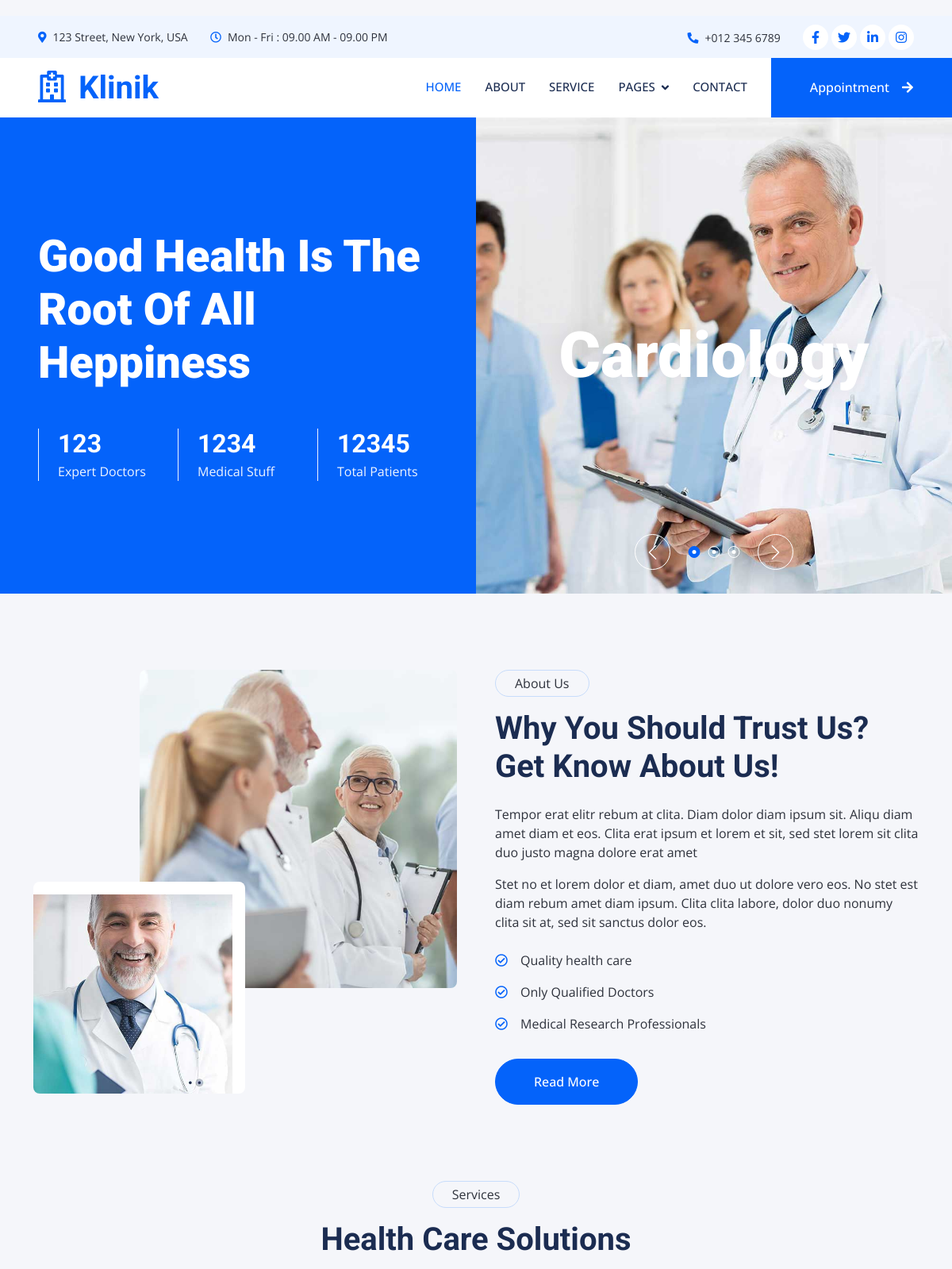
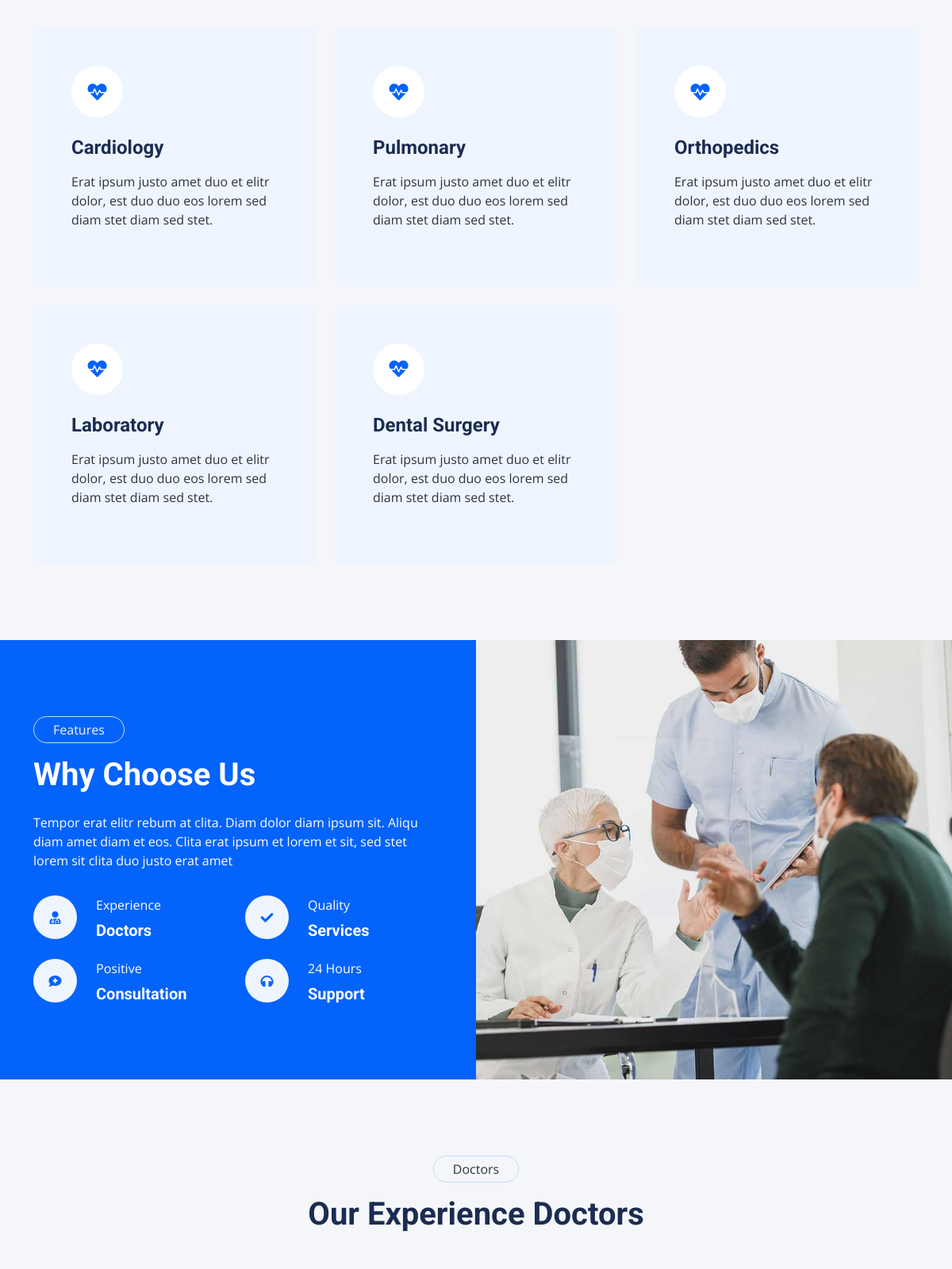
The page / (upper part) on the database its author committed (2 pictures, top to bottom).
### Doctors/models.py (models this page shows)
class Department(models.Model):
    title = models.CharField(max_length=100)
    description = models.TextField()
    def __str__(self):
        return self.title

### home/views.py (the view)
# urls.py: path('', views.home, name='home')
def home(request):
    doctor = Doctor.objects.all()
    department = Department.objects.all()
    return render(request,'home/index.html',{'doctor':doctor,'department':department})

### home/templates/home/index.html (shortened to what this page needs)
{% extends 'base.html' %}
{% load static %}
{% block main %}
<div class="container-fluid header bg-primary p-0 mb-5">
    <div class="row g-0 align-items-center flex-column-reverse flex-lg-row">
        <div class="col-lg-6 p-5 wow fadeIn" data-wow-delay="0.1s">
            <h1 class="display-4 text-white mb-5">Good Health Is The Root Of All Heppiness</h1>
            <div class="row g-4">
                <div class="col-sm-4">
                    <div class="border-start border-light ps-4">
                        <h2 class="text-white mb-1" data-toggle="counter-up">123</h2>
                        <p class="text-light mb-0">Expert Doctors</p>
                    </div>
                </div>
                <div class="col-sm-4">
                    <div class="border-start border-light ps-4">
                        <h2 class="text-white mb-1" data-toggle="counter-up">1234</h2>
                        <p class="text-light mb-0">Medical Stuff</p>
                    </div>
                </div>
                <div class="col-sm-4">
                    <div class="border-start border-light ps-4">
                        <h2 class="text-white mb-1" data-toggle="counter-up">12345</h2>
                        <p class="text-light mb-0">Total Patients</p>
                    </div>
                </div>
            </div>
        </div>
        <div class="col-lg-6 wow fadeIn" data-wow-delay="0.5s">
            <div class="owl-carousel header-carousel">
                <div class="owl-carousel-item position-relative">
                    <img class="img-fluid" src="{% static 'img/carousel-1.jpg' %}" alt="">
                    <div class="owl-carousel-text">
                        <h1 class="display-1 text-white mb-0">Cardiology</h1>
                    </div>
                </div>
            </div>
        </div>
    </div>
</div>
<div class="container-xxl py-5">
    <div class="container">
        <div class="row g-5">
            <div class="col-lg-6 wow fadeIn" data-wow-delay="0.1s">
                <div class="d-flex flex-column">
                    <img class="img-fluid rounded w-75 align-self-end" src="{% static 'img/about-1.jpg' %}" alt="">
                    <img class="img-fluid rounded w-50 bg-white pt-3 pe-3" src="{% static 'img/about-2.jpg' %}" alt=""
                         style="margin-top: -25%;">
                </div>
            </div>
            <div class="col-lg-6 wow fadeIn" data-wow-delay="0.5s">
                <p class="d-inline-block border rounded-pill py-1 px-4">About Us</p>
                <h1 class="mb-4">Why You Should Trust Us? Get Know About Us!</h1>
                <p>Tempor erat elitr rebum at clita. Diam dolor diam ipsum sit. Aliqu diam amet diam et eos. Clita erat
                    ipsum et lorem et sit, sed stet lorem sit clita duo justo magna dolore erat amet</p>
                <p class="mb-4">Stet no et lorem dolor et diam, amet duo ut dolore vero eos. No stet est diam rebum amet
                    diam ipsum. Clita clita labore, dolor duo nonumy clita sit at, sed sit sanctus dolor eos.</p>
                <p><i class="far fa-check-circle text-primary me-3"></i>Quality health care</p>
                <p><i class="far fa-check-circle text-primary me-3"></i>Only Qualified Doctors</p>
                <p><i class="far fa-check-circle text-primary me-3"></i>Medical Research Professionals</p>
                <a class="btn btn-primary rounded-pill py-3 px-5 mt-3" href="">Read More</a>
            </div>
        </div>
    </div>
</div>
<div class="container-xxl py-5">
    <div class="container">
        <div class="text-center mx-auto mb-5 wow fadeInUp" data-wow-delay="0.1s" style="max-width: 600px;">
            <p class="d-inline-block border rounded-pill py-1 px-4">Services</p>
            <h1>Health Care Solutions</h1>
        </div>
        <div class="row g-4">
            {% for item in department %}
                <div class="col-lg-4 col-md-6 wow fadeInUp" data-wow-delay="0.1s">
                <div class="service-item bg-light rounded h-100 p-5">
                    <div class="d-inline-flex align-items-center justify-content-center bg-white rounded-circle mb-4"
                         style="width: 65px; height: 65px;">
                        <i class="fa fa-heartbeat text-primary fs-4"></i>
                    </div>
                    <h4 class="mb-3">{{ item.title }}</h4>
                    <p class="mb-4">Erat ipsum justo amet duo et elitr dolor, est duo duo eos lorem sed diam stet diam
                        sed stet.</p>
                </div>
            </div>
            {% endfor %}
        </div>
    </div>
</div>
<div class="container-fluid bg-primary overflow-hidden my-5 px-lg-0">
    <div class="container feature px-lg-0">
        <div class="row g-0 mx-lg-0">
            <div class="col-lg-6 feature-text py-5 wow fadeIn" data-wow-delay="0.1s">
                <div class="p-lg-5 ps-lg-0">
                    <p class="d-inline-block border rounded-pill text-light py-1 px-4">Features</p>
                    <h1 class="text-white mb-4">Why Choose Us</h1>
                    <p class="text-white mb-4 pb-2">Tempor erat elitr rebum at clita. Diam dolor diam ipsum sit. Aliqu
                        diam amet diam et eos. Clita erat ipsum et lorem et sit, sed stet lorem sit clita duo justo erat
                        amet</p>
                    <div class="row g-4">
                        <div class="col-6">
                            <div class="d-flex align-items-center">
                                <div class="d-flex flex-shrink-0 align-items-center justify-content-center rounded-circle bg-light"
                                     style="width: 55px; height: 55px;">
                                    <i class="fa fa-user-md text-primary"></i>
                                </div>
                                <div class="ms-4">
                                    <p class="text-white mb-2">Experience</p>
                                    <h5 class="text-white mb-0">Doctors</h5>
                                </div>
                            </div>
                        </div>
                        <div class="col-6">
                            <div class="d-flex align-items-center">
                                <div class="d-flex flex-shrink-0 align-items-center justify-content-center rounded-circle bg-light"
                                     style="width: 55px; height: 55px;">
                                    <i class="fa fa-check text-primary"></i>
                                </div>
                                <div class="ms-4">
                                    <p class="text-white mb-2">Quality</p>
                                    <h5 class="text-white mb-0">Services</h5>
                                </div>
                            </div>
                        </div>
                        <div class="col-6">
                            <div class="d-flex align-items-center">
                                <div class="d-flex flex-shrink-0 align-items-center justify-content-center rounded-circle bg-light"
                                     style="width: 55px; height: 55px;">
                                    <i class="fa fa-comment-medical text-primary"></i>
                                </div>
                                <div class="ms-4">
                                    <p class="text-white mb-2">Positive</p>
                                    <h5 class="text-white mb-0">Consultation</h5>
                                </div>
                            </div>
                        </div>
                        <div class="col-6">
                            <div class="d-flex align-items-center">
                                <div class="d-flex flex-shrink-0 align-items-center justify-content-center rounded-circle bg-light"
                                     style="width: 55px; height: 55px;">
                                    <i class="fa fa-headphones text-primary"></i>
                                </div>
                                <div class="ms-4">
                                    <p class="text-white mb-2">24 Hours</p>
                                    <h5 class="text-white mb-0">Support</h5>
                                </div>
                            </div>
                        </div>
                    </div>
                </div>
            </div>
            <div class="col-lg-6 pe-lg-0 wow fadeIn" data-wow-delay="0.5s" style="min-height: 400px;">
                <div class="position-relative h-100">
                    <img class="position-absolute img-fluid w-100 h-100" src="{% static 'img/feature.jpg' %}"
                         style="object-fit: cover;" alt="">
                </div>
            </div>
        </div>
    </div>
</div>
<div class="container-xxl py-5">
    <div class="container">
        <div class="text-center mx-auto mb-5 wow fadeInUp" data-wow-delay="0.1s" style="max-width: 600px;">
            <p class="d-inline-block border rounded-pill py-1 px-4">Doctors</p>
            <h1>Our Experience Doctors</h1>
        </div>
        <div class="row g-4">
        </div>
    </div>
</div>
{% endblock %}

### static/css/style.css (style rules this page uses)
:root { --primary: #0463FA; --light: #EFF5FF; --dark: #1B2C51; }
.btn { font-weight: 500; transition: .5s; }
.btn.btn-primary, .btn.btn-secondary { color: #FFFFFF; }
.header-carousel .owl-carousel-text { position: absolute; width: 100%; height: 100%; padding: 3rem; top: 0; left: 0; display: flex; align-items: center; justify-content: center; text-shadow: 0 0 30px rgba(0, 0, 0, .1); }
.service-item { transition: .5s; }
@media (min-width: 992px) { .container.feature { max-width: 100% !important; } }
@media (min-width: 992px) { .feature-text { padding-left: calc(((100% - 960px) / 2) + .75rem); } }
@media (min-width: 1200px) { .feature-text { padding-left: calc(((100% - 1140px) / 2) + .75rem); } }
body { margin-top:20px; color: #2e323c; background: #f5f6fa; position: relative; height: 100%; }

### rows shown on the page
Department: title "Cardiology"
Department: title "Pulmonary"
Department: title "Orthopedics"
Department: title "Laboratory"
Department: title "Dental Surgery"
